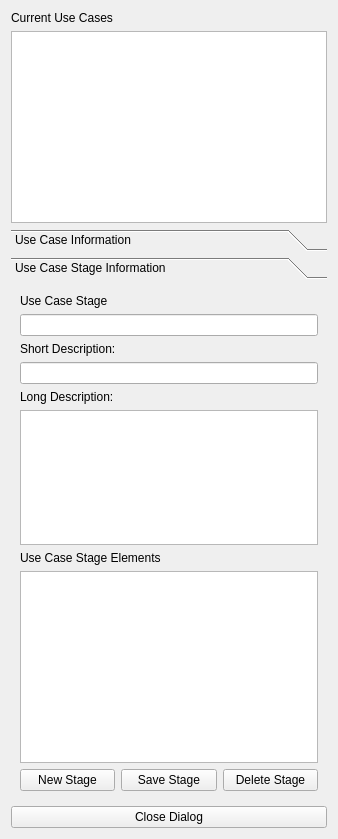
<?xml version="1.0" encoding="UTF-8"?>
<ui version="4.0">
 <class>UseCaseDesigner</class>
 <widget class="QWidget" name="UseCaseDesigner">
  <property name="geometry">
   <rect>
    <x>0</x>
    <y>0</y>
    <width>338</width>
    <height>839</height>
   </rect>
  </property>
  <property name="sizePolicy">
   <sizepolicy hsizetype="Preferred" vsizetype="Preferred">
    <horstretch>0</horstretch>
    <verstretch>0</verstretch>
   </sizepolicy>
  </property>
  <property name="windowTitle">
   <string>USE CASE DESIGNER</string>
  </property>
  <property name="toolTip">
   <string>Use Case Designer Dialog</string>
  </property>
  <layout class="QVBoxLayout" name="verticalLayout_5">
   <item>
    <layout class="QVBoxLayout" name="verticalLayout_2">
     <item>
      <widget class="QLabel" name="usecaseLabel">
       <property name="text">
        <string>Current Use Cases</string>
       </property>
      </widget>
     </item>
     <item>
      <widget class="QTreeWidget" name="usecaseTree">
       <property name="sizePolicy">
        <sizepolicy hsizetype="Expanding" vsizetype="Fixed">
         <horstretch>0</horstretch>
         <verstretch>50</verstretch>
        </sizepolicy>
       </property>
       <property name="editTriggers">
        <set>QAbstractItemView::DoubleClicked|QAbstractItemView::EditKeyPressed</set>
       </property>
       <property name="alternatingRowColors">
        <bool>true</bool>
       </property>
       <property name="selectionBehavior">
        <enum>QAbstractItemView::SelectItems</enum>
       </property>
       <property name="rootIsDecorated">
        <bool>true</bool>
       </property>
       <property name="columnCount">
        <number>1</number>
       </property>
       <attribute name="headerVisible">
        <bool>false</bool>
       </attribute>
       <attribute name="headerDefaultSectionSize">
        <number>300</number>
       </attribute>
       <attribute name="headerDefaultSectionSize">
        <number>300</number>
       </attribute>
       <attribute name="headerVisible">
        <bool>false</bool>
       </attribute>
       <column>
        <property name="text">
         <string notr="true">1</string>
        </property>
       </column>
      </widget>
     </item>
    </layout>
   </item>
   <item>
    <widget class="QToolBox" name="informationToolBox">
     <property name="autoFillBackground">
      <bool>false</bool>
     </property>
     <property name="styleSheet">
      <string notr="true"/>
     </property>
     <property name="frameShadow">
      <enum>QFrame::Plain</enum>
     </property>
     <property name="currentIndex">
      <number>1</number>
     </property>
     <widget class="QWidget" name="useCaseInformation">
      <property name="geometry">
       <rect>
        <x>0</x>
        <y>0</y>
        <width>287</width>
        <height>225</height>
       </rect>
      </property>
      <attribute name="label">
       <string>Use Case Information</string>
      </attribute>
      <layout class="QVBoxLayout" name="verticalLayout_3">
       <item>
        <widget class="QLabel" name="usecaseNameLabel">
         <property name="text">
          <string>Use Case Name:</string>
         </property>
        </widget>
       </item>
       <item>
        <widget class="QLineEdit" name="usecaseNameEdit"/>
       </item>
       <item>
        <widget class="QLabel" name="usecaseDescLabel">
         <property name="text">
          <string>Description:</string>
         </property>
        </widget>
       </item>
       <item>
        <widget class="QTextEdit" name="usecaseDescEdit"/>
       </item>
       <item>
        <layout class="QHBoxLayout" name="buttonUseCaseLayer">
         <item>
          <widget class="QPushButton" name="newsaveUseCaseButton">
           <property name="text">
            <string>New</string>
           </property>
          </widget>
         </item>
         <item>
          <widget class="QPushButton" name="editcancelUseCaseButton">
           <property name="text">
            <string>Edit</string>
           </property>
          </widget>
         </item>
         <item>
          <widget class="QPushButton" name="deleteUseCaseButton">
           <property name="text">
            <string>Delete</string>
           </property>
          </widget>
         </item>
        </layout>
       </item>
      </layout>
     </widget>
     <widget class="QWidget" name="useCaseStageInformation">
      <property name="geometry">
       <rect>
        <x>0</x>
        <y>0</y>
        <width>320</width>
        <height>503</height>
       </rect>
      </property>
      <attribute name="label">
       <string>Use Case Stage Information</string>
      </attribute>
      <layout class="QVBoxLayout" name="verticalLayout">
       <item>
        <widget class="QLabel" name="usecaseStepLabel">
         <property name="text">
          <string>Use Case Stage</string>
         </property>
        </widget>
       </item>
       <item>
        <widget class="QLineEdit" name="stageNameEdit"/>
       </item>
       <item>
        <widget class="QLabel" name="shortDescLabel">
         <property name="text">
          <string>Short Description:</string>
         </property>
        </widget>
       </item>
       <item>
        <widget class="QLineEdit" name="shortDescStageEdit"/>
       </item>
       <item>
        <widget class="QLabel" name="longDescLabel">
         <property name="text">
          <string>Long Description:</string>
         </property>
        </widget>
       </item>
       <item>
        <widget class="QTextEdit" name="longDescStageEdit"/>
       </item>
       <item>
        <widget class="QLabel" name="elementsLabel">
         <property name="text">
          <string>Use Case Stage Elements</string>
         </property>
        </widget>
       </item>
       <item>
        <widget class="QTableWidget" name="stageItemTable">
         <property name="sizePolicy">
          <sizepolicy hsizetype="Expanding" vsizetype="Fixed">
           <horstretch>0</horstretch>
           <verstretch>20</verstretch>
          </sizepolicy>
         </property>
         <property name="editTriggers">
          <set>QAbstractItemView::NoEditTriggers</set>
         </property>
         <property name="columnCount">
          <number>1</number>
         </property>
         <attribute name="horizontalHeaderVisible">
          <bool>false</bool>
         </attribute>
         <attribute name="horizontalHeaderVisible">
          <bool>false</bool>
         </attribute>
         <column/>
        </widget>
       </item>
       <item>
        <layout class="QHBoxLayout" name="buttonUseCaseStageLayer">
         <item>
          <widget class="QPushButton" name="newsaveStageButton">
           <property name="text">
            <string>New Stage</string>
           </property>
          </widget>
         </item>
         <item>
          <widget class="QPushButton" name="editcancelStageButton">
           <property name="text">
            <string>Save Stage</string>
           </property>
          </widget>
         </item>
         <item>
          <widget class="QPushButton" name="deleteStageButton">
           <property name="text">
            <string>Delete Stage</string>
           </property>
          </widget>
         </item>
        </layout>
       </item>
      </layout>
     </widget>
    </widget>
   </item>
   <item>
    <widget class="QPushButton" name="closeDialogButton">
     <property name="text">
      <string>Close Dialog</string>
     </property>
    </widget>
   </item>
  </layout>
 </widget>
 <resources/>
 <connections/>
</ui>
